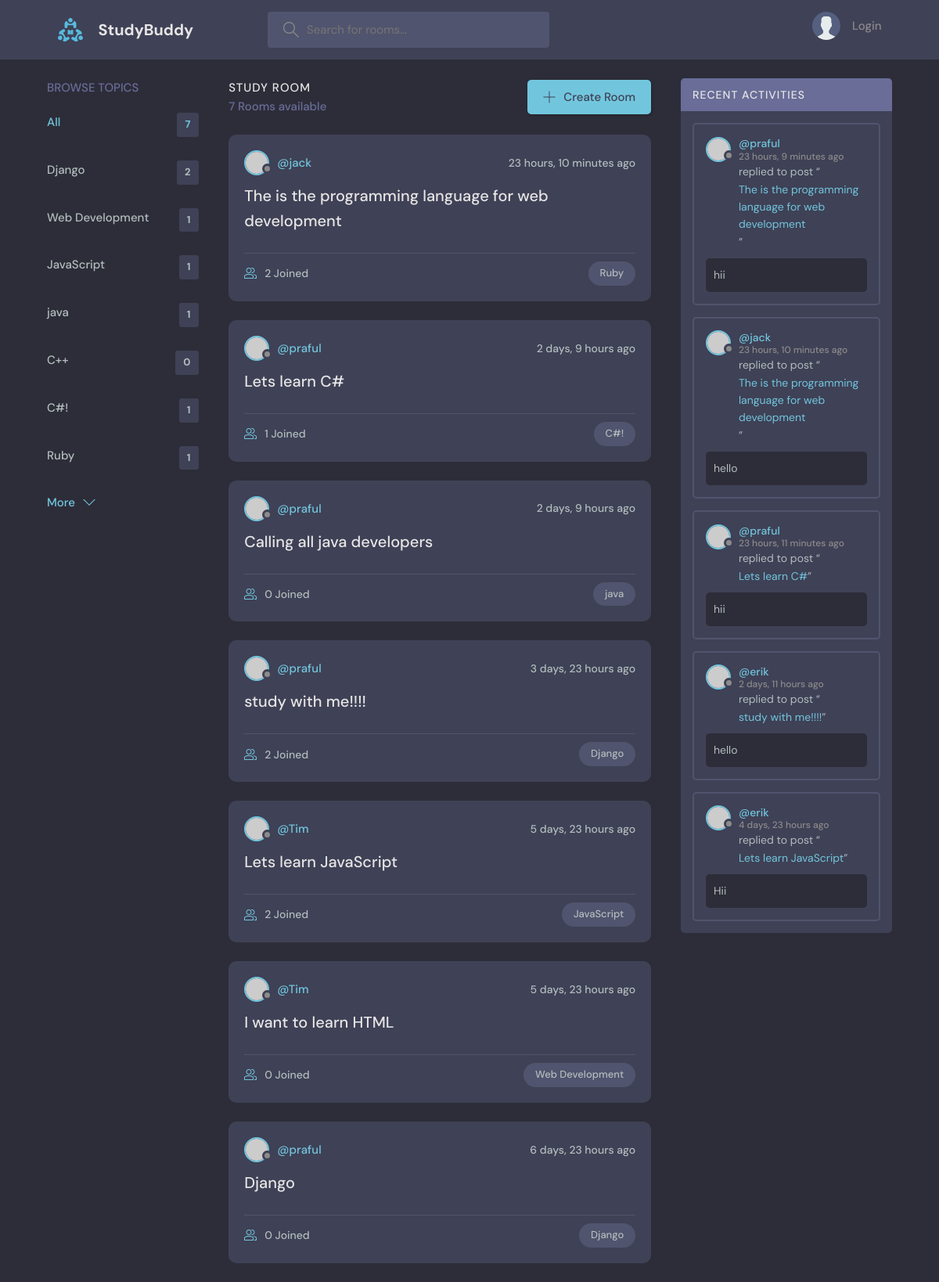
The page / on the database its author committed.
### base/models.py (models this page shows, shortened)
class Topic(models.Model):
    name = models.CharField(max_length=200)

class Room(models.Model):
    host = models.ForeignKey(User, on_delete=models.SET_NULL, null=True)
    topic = models.ForeignKey(Topic, on_delete=models.SET_NULL, null=True)
    name = models.CharField(max_length=200)
    description = models.TextField(null=True, blank=True)
    participents = models.ManyToManyField(
        User, related_name='participents', blank=True)
    updated = models.DateTimeField(auto_now=True)
    created = models.DateTimeField(auto_now_add=True)
    class Meta:
        ordering = ['-updated', '-created']
    def __str__(self):
        return self.name

class Message(models.Model):
    user = models.ForeignKey(User, on_delete=models.CASCADE)
    room = models.ForeignKey(Room, on_delete=models.CASCADE)
    body = models.TextField()
    updated = models.DateTimeField(auto_now=True)
    created = models.DateTimeField(auto_now_add=True)
    class Meta:
        ordering = ['-updated', '-created']

### base/views.py (the view)
# urls.py: path('', home, name='home'),
def home(request):
    q = request.GET.get('q') if request.GET.get('q') != None else ''
    rooms = Room.objects.filter(Q(topic__name__icontains=q) |
                                Q(name__icontains=q) |
                                Q(description__icontains=q))
    topics = Topic.objects.all()
    room_count = rooms.count()
    room_messages = Message.objects.filter(Q(room__topic__name__icontains=q))
    context = {'rooms': rooms, 'topics': topics,
               'room_count': room_count, 'room_messages': room_messages}
    return render(request, 'base/home.html', context)

### base/templates/base/home.html (shortened to what this page needs)
{% extends 'main.html' %}
{% block content %}
<main class="layout layout--3">
  <div class="container">
    {% include 'base/topic_component.html' %}
    <div class="roomList">
      <div class="roomList__header">
        <div>
          <h2>Study Room</h2>
          <p>{{room_count}} Rooms available</p>
        </div>
        <a class="btn btn--main" href="{% url 'create-room' %}">
          <svg version="1.1" xmlns="http://www.w3.org/2000/svg" width="32" height="32" viewBox="0 0 32 32">
            <title>add</title>
            <path
              d="M16.943 0.943h-1.885v14.115h-14.115v1.885h14.115v14.115h1.885v-14.115h14.115v-1.885h-14.115v-14.115z">
            </path>
          </svg>
          Create Room
        </a>
      </div>
      {% include 'base/feed_component.html' %}
    </div>
    {% include 'base/activity_component.html' %}
  </div>
</main>
{% endblock content %}

### base/templates/base/topic_component.html
<div class="topics">
    <div class="topics__header">
        <h2>Browse Topics</h2>
    </div>
    <ul class="topics__list">
        <li>
            <a href="{% url 'home' %}" class="active">All <span>{{topics.count}}</span></a>
        </li>
        {% for topic in topics %}
        <li>
            <a href="{% url 'home' %}?q={{topic.name}}">{{topic.name}} <span>{{topic.room_set.all.count}}</span></a>
        </li>
        {% endfor %}
    </ul>
    <a class="btn btn--link" href="{% url 'topics' %}">
        More
        <svg version="1.1" xmlns="http://www.w3.org/2000/svg" width="32" height="32" viewBox="0 0 32 32">
            <title>chevron-down</title>
            <path d="M16 21l-13-13h-3l16 16 16-16h-3l-13 13z"></path>
        </svg>
    </a>
</div>

### base/templates/base/feed_component.html (shortened to what this page needs)
{% for room in rooms %}
<div class="roomListRoom">
    <div class="roomListRoom__header">
        <a href="{% url 'user-profile' room.host.id %}" class="roomListRoom__author">
            <div class="avatar avatar--small">
                <img src="https://randomuser.me/api/portraits/women/11.jpg" />
            </div>
            <span>@{{ room.host.username }}</span>
        </a>
        <div class="roomListRoom__actions">
            <span>{{room.created|timesince}} ago</span>
        </div>
    </div>
    <div class="roomListRoom__content">
        <a href="{% url 'room' room.id %}">{{room.name}}</a>
    </div>
    <div class="roomListRoom__meta">
        <a href="{% url 'room' room.id %}" class="roomListRoom__joined">
            {{room.participents.all.count}} Joined
        </a>
        <p class="roomListRoom__topic">{{room.topic.name}}</p>
    </div>
</div>
{% endfor %}

### base/templates/base/activity_component.html (shortened to what this page needs)
<div class="activities">
    <div class="activities__header">
        <h2>Recent Activities</h2>
    </div>
    {% for message in room_messages %}
    <div class="activities__box">
        <div class="activities__boxHeader roomListRoom__header">
            <a href="{% url 'user-profile' message.user.id %}" class="roomListRoom__author">
                <div class="avatar avatar--small">
                    <img src="https://randomuser.me/api/portraits/women/11.jpg" />
                </div>
                <p>
                    @{{message.user}}
                    <span>{{message.created|timesince}} ago</span>
                </p>
            </a>
        </div>
        <div class="activities__boxContent">
            <p>replied to post “<a href="{% url 'room' message.room.id %}">{{message.room}}</a>”</p>
            <div class="activities__boxRoomContent">
                {{message.body}}
            </div>
        </div>
    </div>
    {% endfor %}
</div>

### rows shown on the page
Topic: name "Django", room_set.all.count "2"
Topic: name "Web Development", room_set.all.count "1"
Topic: name "JavaScript", room_set.all.count "1"
Topic: name "java", room_set.all.count "1"
Topic: name "C++", room_set.all.count "0"
Topic: name "C#!", room_set.all.count "1"
Topic: name "Ruby", room_set.all.count "1"
Room: host.username "jack", created "23 hours, 10 minutes", name "The is the programming language for web development", participents.all.count "2", topic.name "Ruby"
Room: host.username "praful", created "2 days, 9 hours", name "Lets learn C#", participents.all.count "1", topic.name "C#!"
Room: host.username "praful", created "2 days, 9 hours", name "Calling all java developers", participents.all.count "0", topic.name "java"
Room: host.username "praful", created "3 days, 23 hours", name "study with me!!!!", participents.all.count "2", topic.name "Django"
Room: host.username "Tim", created "5 days, 23 hours", name "Lets learn JavaScript", participents.all.count "2", topic.name "JavaScript"
Room: host.username "Tim", created "5 days, 23 hours", name "I want to learn HTML", participents.all.count "0", topic.name "Web Development"
Room: host.username "praful", created "6 days, 23 hours", name "Django", participents.all.count "0", topic.name "Django"
Message: user "praful", created "23 hours, 9 minutes", room "The is the programming language for web development", body "hii"
Message: user "jack", created "23 hours, 10 minutes", room "The is the programming language for web development", body "hello"
Message: user "praful", created "23 hours, 11 minutes", room "Lets learn C#", body "hii"
Message: user "erik", created "2 days, 11 hours", room "study with me!!!!", body "hello"
Message: user "erik", created "4 days, 23 hours", room "Lets learn JavaScript", body "Hii"

### other values the page prints
{{ topics.count }} "7"
{{ room_count }} "7"
